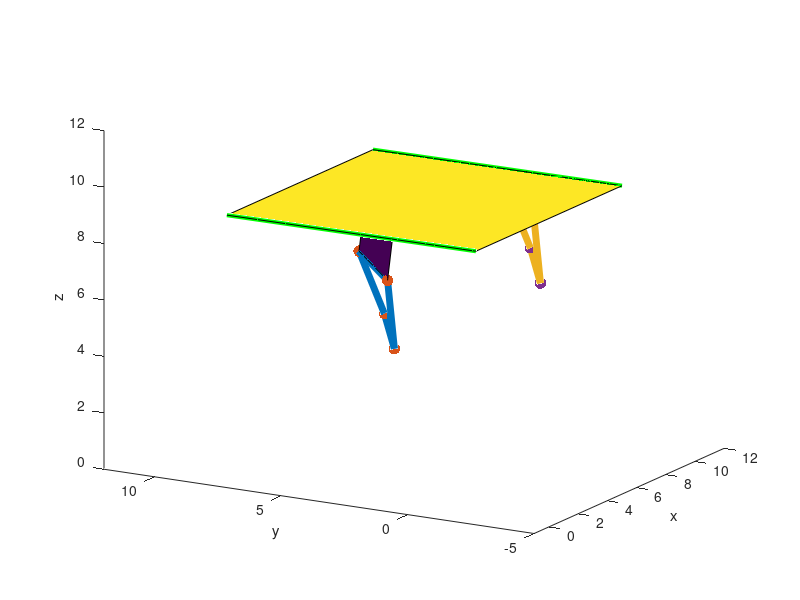

Recreate this plot in MATLAB.
%**************VALUES OBTAINED FROM SYNTHESIS**********
A = [1.1; 5.5;0]
B = [1.5; 6.7;0]

A1 = [1.1; 5.5;10]
B1 = [1.5; 6.7;10]

L2 = 2.4
L3 = 1.6
L4 = 2.3
L1 = sqrt((B(1,1)-A(1,1))*(B(1,1)-A(1,1)) + (B(2,1)-A(2,1))*(B(2,1)-A(2,1)))
phiaxis = (atand((A(2,1)-B(2,1))/(A(1,1)-B(1,1))))

lc = 0.6
ld = 1.5

ldown = 3.3;
lup = 5.3;

k1 = L1/L4;
k2 = L1/L2;
k3 = (L4*L4-L3*L3+L2*L2+L1*L1)/(2*L4*L2);
k4 = L1/L3;
k5 = (L4*L4-L1*L1-L2*L2-L3*L3)/(2*L2*L3);

phi1 = 360-154;%RANGE OF ANGLE ROTAION OF LINK 2 
phi2 = 12;

end1=[];
end2=[];
n=0
%*****************SIMULATION**************************
for theta = phi1:-2:phi2
  theta
  D1 = [A(1,1)+L2*cosd(theta+phiaxis);A(2,1)+L2*sind(theta+phiaxis);0]; %OBTAINING D COORDINATE
  D2 = [A(1,1)+L2*cosd(theta+phiaxis);A(2,1)+L2*sind(theta+phiaxis);10];
  
  a = cosd(theta)-k1-k2*cosd(theta)+k3;
  b = -2*sind(theta);                                 %CO-EFFECIENT OF FRUDIENSTIEN EQUATION
  c = k1-(k2+1)*cosd(theta) + k3;
  
  theta4 = 2*atand((-b-sqrt(b*b-4*a*c))/(2*a));
 
  C1 = [B(1,1)+L4*cosd(theta4+phiaxis);B(2,1)+L4*sind(theta4+phiaxis);0];
  C2 = [B(1,1)+L4*cosd(theta4+phiaxis);B(2,1)+L4*sind(theta4+phiaxis);10];
  main = [A , B , C1 , D1, A];
  x = main(1,[1:5]);
  y = main(2,[1:5]);
  z = main(3,[1:5]);
  
  theta3 = atan2d((C1(2,1)-D1(2,1)),(C1(1,1)-D1(1,1)));
  if(n == 0)
    thetaper = theta3;
    n=n+1;
  endif
  Cdash = [C1(1,1)-lc*cosd(theta3-thetaper);C1(2,1)-lc*sind(theta3-thetaper);0];
  Ddash = [D1(1,1)-ld*cosd(theta3-thetaper);D1(2,1)-ld*sind(theta3-thetaper);0];
  
  Cdash1 = [C2(1,1)-lc*cosd(theta3-thetaper);C2(2,1)-lc*sind(theta3-thetaper);10];
  Ddash1 = [D2(1,1)-ld*cosd(theta3-thetaper);D2(2,1)-ld*sind(theta3-thetaper);10];
  theta3dash = atand((Cdash(2,1)-Ddash(2,1))/(Cdash(1,1)-Ddash(1,1)));
  
  E = [Ddash(1,1)- ldown*cosd(theta3dash);Ddash(2,1)-ldown*sind(theta3dash);0];
  F = [Cdash(1,1)+ lup*cosd(theta3dash);Cdash(2,1)+lup*sind(theta3dash);0];
  
  E1 = [Ddash(1,1)- ldown*cosd(theta3dash);Ddash(2,1)-ldown*sind(theta3dash);10];
  F1 = [Cdash(1,1)+ lup*cosd(theta3dash);Cdash(2,1)+lup*sind(theta3dash);10];
  end1=[end1 E];
  end2=[end2 F];
  
  %********************PLOTTING*************************** 
  plot3(z,x,y, 'LineWidth', 5);
  hold on;
  plot3(z,x,y, '.','markersize', 25);
  
  main = [A1 , B1 , C2 , D2, A1];
  x = main(1,[1:5]);
  y = main(2,[1:5]);
  z = main(3,[1:5]);
  plot3(z,x,y, 'LineWidth', 5);
  plot3(z,x,y, '.','markersize', 25);
  
  x1 = [E(1,1) F(1,1)];
  y1 = [E(2,1) F(2,1)];
  z1 = [0 0];
  plot3(z1,x1,y1,'g','LineWidth', 3);
  
  x1 = [E(1,1) F(1,1)];
  y1 = [E(2,1) F(2,1)];
  z1 = [10 10];
  plot3(z1,x1,y1,'g','LineWidth', 3);
  patch([C1(3,1) D1(3,1) Ddash(3,1) Cdash(3,1)],[C1(1,1) D1(1,1) Ddash(1,1) Cdash(1,1)],[C1(2,1) D1(2,1) Ddash(2,1) Cdash(2,1)],4)
  patch([C2(3,1) D2(3,1) Ddash1(3,1) Cdash1(3,1)],[C2(1,1) D2(1,1) Ddash1(1,1) Cdash1(1,1)],[C2(2,1) D2(2,1) Ddash1(2,1) Cdash1(2,1)],4)
  
  patch([E(3,1) F(3,1) F1(3,1) E1(3,1)],[E(1,1) F(1,1) F1(1,1) E1(1,1)],[E(2,1) F(2,1) F1(2,1) E1(2,1)],53)
  axis([-1 12 -5 12 0 12])
  daspect([1 1 1])
  view(-60,15)
  xlabel("x");
  ylabel("y");
  zlabel("z");
  pause(0.01);
  hold off;
endfor
